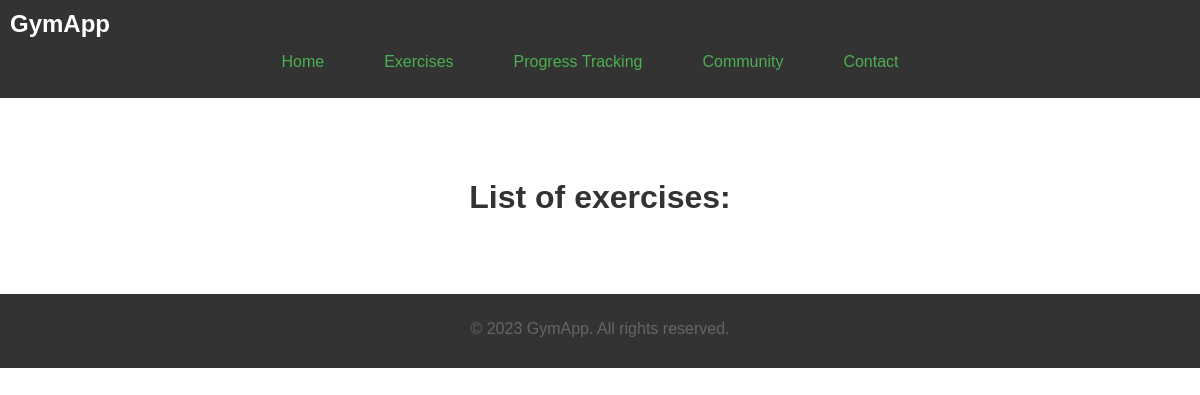
Page /exercise on the earlier database version.
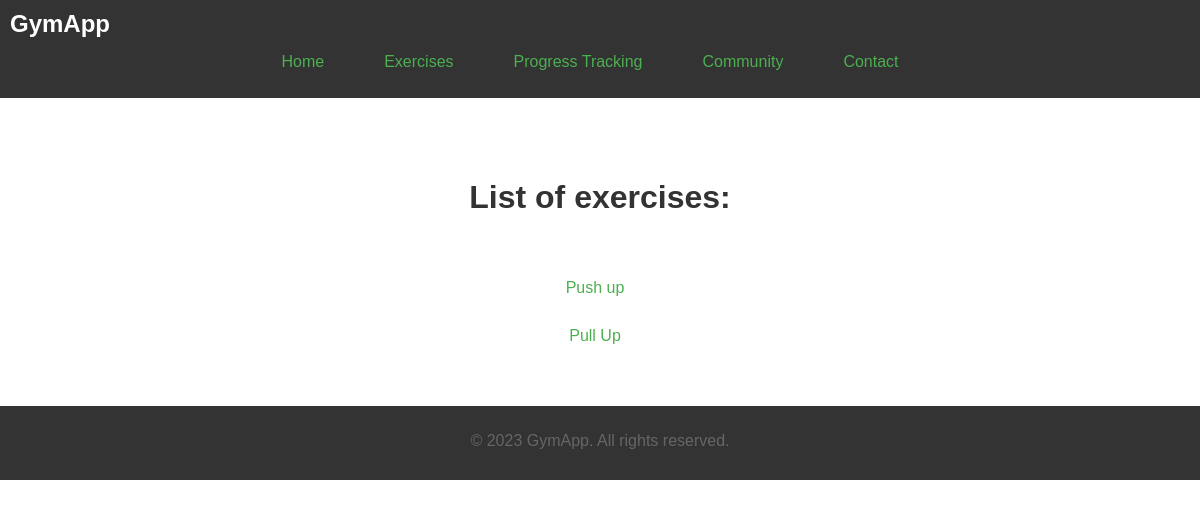
Same page on the later database version.
### exercise/models.py (models this page shows, shortened)
class Exercise(models.Model):
    name = models.CharField(max_length=200)
    description = models.TextField(max_length=2000, blank=True, null=True)
    muscle = models.ManyToManyField(MuscleGroup)
    isRepEx = models.BooleanField(default=True)
    def muscle_names(self):
        return ", ".join([muscle.name for muscle in self.muscle.all()])

### exercise/views.py (the view)
# urls.py: path('', include('exercise.urls'))
def exercise(request):
    exercises = Exercise.objects.all()
    context = {'exercises': exercises}
    return render(request, 'exercise.html', context)

### exercise/templates/exercise.html (shortened to what this page needs)
{% extends 'main.html' %}
{% block content %}
<h1>List of exercises: </h1>
<div class="exerciselist">
<ul class="additional-menu">
    {% for exercise in exercises %}
    <li class="dropdown">
        <a href="#" class="dropdown-toggle">{{ exercise.name }}</a>
    </li>
    {% endfor %}
</ul>
</div>
{% endblock content %}

### templates/main.html (shortened to what this page needs)
{% load static %}
<!DOCTYPE html>
<html>
<head>
  <link rel="stylesheet" type="text/css" href="{% static 'css/style.css' %}"/>
</head>
<body>
  <header>
    <div class="logo">GymApp</div>
    <nav>
      {% include 'navbar.html' %}
    </nav>
  </header>
  <div class="content">
      {% block content %}
      {% endblock content %}
  </div>
  <footer>
    <p>&copy; 2023 GymApp. All rights reserved.</p>
  </footer>
</body>
</html>

### templates/navbar.html
<ul class="main-menu">
    <li><a href="{% url 'home' %}">Home</a></li>
    <li><a href="{% url 'exercise' %}">Exercises</a></li>
    <li><a href="#">Progress Tracking</a></li>
    <li><a href="#">Community</a></li>
    <li><a href="#">Contact</a></li>
</ul>

### static/css/style.css (style rules this page uses)
body { font-family: Arial, sans-serif; margin: 0; padding: 0; }
header { background-color: #333; color: #fff; padding: 10px; }
.logo { font-size: 24px; font-weight: bold; }
nav { background-color: #333; height: 50px; }
nav ul { list-style-type: none; margin: 0; padding: 0; display: flex; justify-content: center; }
nav ul.main-menu li { margin-right: 20px; }
.exerciselist { padding: 10px; }
ul.additional-menu { list-style-type: none; margin-left: auto; margin-right: auto; width: 400px; padding: 0; display:list-item; justify-content: center; }
ul.additional-menu li { margin-right: 10px; }
nav ul li a, ul.additional-menu li a { display: block; padding: 15px 20px; color: #4caf50; text-decoration: none; }
.content { text-align: center; margin-top: 40px; padding: 20px; }
h1 { color: #333; }
p { color: #666; margin-bottom: 20px; }
footer { background-color: #333; color: #fff; padding: 10px; text-align: center; }

Differences in the rows shown:
added Exercise: name "Push up"
added Exercise: name "Pull Up"
